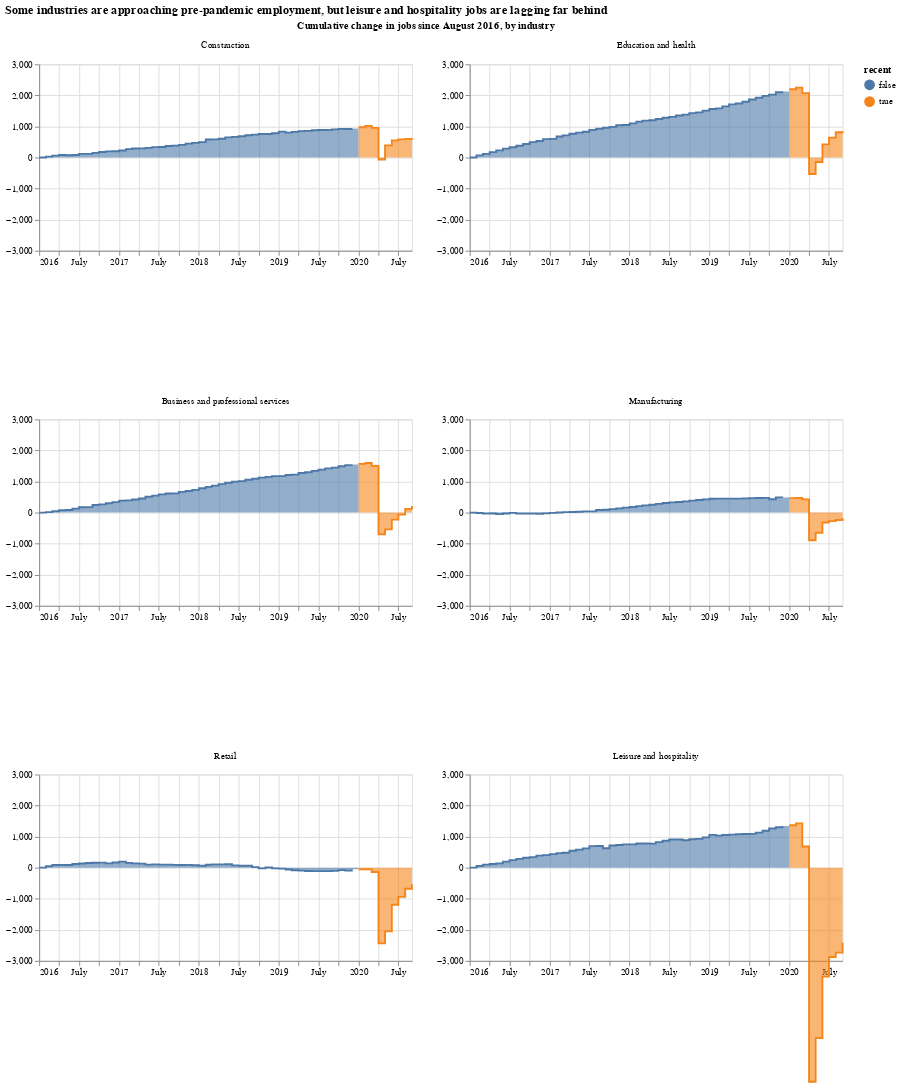

The notebook cell this image was saved under:
### Markdown cell above
The lines are overlapped. Let's try a different approach -

### Code cell
base = alt.Chart(height=200).transform_calculate(
    recent = alt.datum.time >= alt.expr.toDate('2020-01-01')
).encode(
    x= alt.X('time:T', title=None),
    y= alt.Y('cumulative_change:Q', title=None, scale=alt.Scale(domain=[-3000, 3000])),
    tooltip=['time']
)
    
area = base.mark_area(interpolate='step-after', fillOpacity=0.6).encode(color = 'recent:N')

line = base.mark_line(interpolate='step-after', color="blue").encode(color = 'recent:N')#'recent:N',)
    
alt.layer(area,line, data=plot_data).facet(alt.Facet('type:N', 
                      sort=['Construction', 'Education and health', 'Business and professional services', 'Manufacturing', 'Retail', 'Leisure and hospitality'],
                      title="Cumulative change in jobs since August 2016, by industry"
                     )
).resolve_axis(y='independent', x='independent').configure_facet(columns=2).properties(title="Some industries are approaching pre-pandemic employment, but leisure and hospitality jobs are lagging far behind")

### Figure 1 — Vega-Lite specification as saved in the notebook (floating-point values rounded to 4 significant figures; data arrays with more than 128 entries replaced by an {"elided": "..."} marker saying what was removed)
{"config": {"view": {"continuousWidth": 400, "continuousHeight": 300}, "facet": {"columns": 2}}, "data": {"name": "data-9e3d21ca801e6d2c62c0070510a6e5d7"}, "facet": {"type": "nominal", "field": "type", "sort": ["Construction", "Education and health", "Business and professional services", "Manufacturing", "Retail", "Leisure and hospitality"], "title": "Cumulative change in jobs since August 2016, by industry"}, "spec": {"layer": [{"mark": {"type": "area", "fillOpacity": 0.6, "interpolate": "step-after"}, "encoding": {"color": {"type": "nominal", "field": "recent"}, "tooltip": [{"type": "temporal", "field": "time"}], "x": {"type": "temporal", "field": "time", "title": null}, "y": {"type": "quantitative", "field": "cumulative_change", "scale": {"domain": [-3000, 3000]}, "title": null}}, "height": 200, "transform": [{"calculate": "(datum.time >= toDate('2020-01-01'))", "as": "recent"}]}, {"mark": {"type": "line", "color": "blue", "interpolate": "step-after"}, "encoding": {"color": {"type": "nominal", "field": "recent"}, "tooltip": [{"type": "temporal", "field": "time"}], "x": {"type": "temporal", "field": "time", "title": null}, "y": {"type": "quantitative", "field": "cumulative_change", "scale": {"domain": [-3000, 3000]}, "title": null}}, "height": 200, "transform": [{"calculate": "(datum.time >= toDate('2020-01-01'))", "as": "recent"}]}]}, "resolve": {"axis": {"x": "independent", "y": "independent"}}, "title": "Some industries are approaching pre-pandemic employment, but leisure and hospitality jobs are lagging far behind", "$schema": "https://vega.github.io/schema/vega-lite/v4.8.1.json", "datasets": {"data-9e3d21ca801e6d2c62c0070510a6e5d7": {"elided": "342 records"}}}
